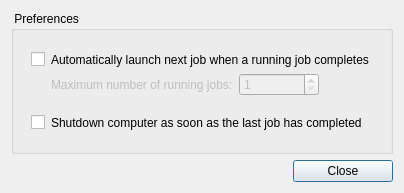
<?xml version="1.0" encoding="UTF-8"?>
<ui version="4.0">
 <class>PreferencesDialog</class>
 <widget class="QDialog" name="PreferencesDialog">
  <property name="windowModality">
   <enum>Qt::ApplicationModal</enum>
  </property>
  <property name="geometry">
   <rect>
    <x>0</x>
    <y>0</y>
    <width>378</width>
    <height>193</height>
   </rect>
  </property>
  <property name="windowTitle">
   <string>Preferences</string>
  </property>
  <property name="modal">
   <bool>true</bool>
  </property>
  <layout class="QVBoxLayout" name="verticalLayout">
   <item>
    <widget class="QGroupBox" name="groupBox">
     <property name="sizePolicy">
      <sizepolicy hsizetype="Preferred" vsizetype="Expanding">
       <horstretch>0</horstretch>
       <verstretch>0</verstretch>
      </sizepolicy>
     </property>
     <property name="title">
      <string> Preferences </string>
     </property>
     <layout class="QVBoxLayout" name="verticalLayout_2">
      <item>
       <layout class="QGridLayout" name="gridLayout">
        <item row="2" column="2" colspan="2">
         <widget class="QLabel" name="labelJobCount">
          <property name="enabled">
           <bool>false</bool>
          </property>
          <property name="toolTip">
           <string>If the specified number of jobs (or even more) is already running, the next one will NOT be launched yet.</string>
          </property>
          <property name="text">
           <string>Maximum number of running jobs:</string>
          </property>
         </widget>
        </item>
        <item row="2" column="4">
         <widget class="QSpinBox" name="spinBoxJobCount">
          <property name="enabled">
           <bool>false</bool>
          </property>
          <property name="minimumSize">
           <size>
            <width>80</width>
            <height>0</height>
           </size>
          </property>
          <property name="toolTip">
           <string>If the specified number of jobs (or even more) is already running, the next one will NOT be launched yet.</string>
          </property>
          <property name="minimum">
           <number>1</number>
          </property>
          <property name="maximum">
           <number>16</number>
          </property>
         </widget>
        </item>
        <item row="2" column="5">
         <spacer name="horizontalSpacer_4">
          <property name="orientation">
           <enum>Qt::Horizontal</enum>
          </property>
          <property name="sizeHint" stdset="0">
           <size>
            <width>0</width>
            <height>20</height>
           </size>
          </property>
         </spacer>
        </item>
        <item row="1" column="1">
         <widget class="QCheckBox" name="checkRunNextJob">
          <property name="text">
           <string/>
          </property>
         </widget>
        </item>
        <item row="1" column="2" colspan="4">
         <widget class="QLabel" name="labelRunNextJob">
          <property name="text">
           <string>Automatically launch next job when a running job completes</string>
          </property>
         </widget>
        </item>
        <item row="1" column="6" rowspan="4">
         <spacer name="horizontalSpacer_3">
          <property name="orientation">
           <enum>Qt::Horizontal</enum>
          </property>
          <property name="sizeType">
           <enum>QSizePolicy::Fixed</enum>
          </property>
          <property name="sizeHint" stdset="0">
           <size>
            <width>12</width>
            <height>20</height>
           </size>
          </property>
         </spacer>
        </item>
        <item row="1" column="0" rowspan="4">
         <spacer name="horizontalSpacer_2">
          <property name="orientation">
           <enum>Qt::Horizontal</enum>
          </property>
          <property name="sizeType">
           <enum>QSizePolicy::Fixed</enum>
          </property>
          <property name="sizeHint" stdset="0">
           <size>
            <width>8</width>
            <height>20</height>
           </size>
          </property>
         </spacer>
        </item>
        <item row="3" column="1" colspan="5">
         <spacer name="verticalSpacer">
          <property name="orientation">
           <enum>Qt::Vertical</enum>
          </property>
          <property name="sizeType">
           <enum>QSizePolicy::Fixed</enum>
          </property>
          <property name="sizeHint" stdset="0">
           <size>
            <width>20</width>
            <height>8</height>
           </size>
          </property>
         </spacer>
        </item>
        <item row="4" column="1">
         <widget class="QCheckBox" name="checkShutdownComputer">
          <property name="text">
           <string/>
          </property>
         </widget>
        </item>
        <item row="4" column="2" colspan="4">
         <widget class="QLabel" name="labelShutdownComputer">
          <property name="text">
           <string>Shutdown computer as soon as the last job has completed</string>
          </property>
         </widget>
        </item>
        <item row="0" column="1" colspan="5">
         <spacer name="verticalSpacer_2">
          <property name="orientation">
           <enum>Qt::Vertical</enum>
          </property>
          <property name="sizeType">
           <enum>QSizePolicy::Fixed</enum>
          </property>
          <property name="sizeHint" stdset="0">
           <size>
            <width>20</width>
            <height>12</height>
           </size>
          </property>
         </spacer>
        </item>
        <item row="5" column="1" colspan="5">
         <spacer name="verticalSpacer_3">
          <property name="orientation">
           <enum>Qt::Vertical</enum>
          </property>
          <property name="sizeType">
           <enum>QSizePolicy::Fixed</enum>
          </property>
          <property name="sizeHint" stdset="0">
           <size>
            <width>20</width>
            <height>12</height>
           </size>
          </property>
         </spacer>
        </item>
       </layout>
      </item>
     </layout>
    </widget>
   </item>
   <item>
    <layout class="QHBoxLayout" name="horizontalLayout">
     <item>
      <spacer name="horizontalSpacer">
       <property name="orientation">
        <enum>Qt::Horizontal</enum>
       </property>
       <property name="sizeHint" stdset="0">
        <size>
         <width>40</width>
         <height>20</height>
        </size>
       </property>
      </spacer>
     </item>
     <item>
      <widget class="QPushButton" name="closeButton">
       <property name="minimumSize">
        <size>
         <width>100</width>
         <height>0</height>
        </size>
       </property>
       <property name="text">
        <string>Close</string>
       </property>
       <property name="icon">
        <iconset resource="../res/resources.qrc">
         <normaloff>:/buttons/accept.png</normaloff>:/buttons/accept.png</iconset>
       </property>
      </widget>
     </item>
    </layout>
   </item>
  </layout>
 </widget>
 <tabstops>
  <tabstop>closeButton</tabstop>
  <tabstop>checkRunNextJob</tabstop>
  <tabstop>spinBoxJobCount</tabstop>
 </tabstops>
 <resources>
  <include location="../res/resources.qrc"/>
 </resources>
 <connections>
  <connection>
   <sender>closeButton</sender>
   <signal>clicked()</signal>
   <receiver>PreferencesDialog</receiver>
   <slot>accept()</slot>
   <hints>
    <hint type="sourcelabel">
     <x>339</x>
     <y>157</y>
    </hint>
    <hint type="destinationlabel">
     <x>199</x>
     <y>89</y>
    </hint>
   </hints>
  </connection>
  <connection>
   <sender>checkRunNextJob</sender>
   <signal>clicked(bool)</signal>
   <receiver>spinBoxJobCount</receiver>
   <slot>setEnabled(bool)</slot>
   <hints>
    <hint type="sourcelabel">
     <x>188</x>
     <y>55</y>
    </hint>
    <hint type="destinationlabel">
     <x>294</x>
     <y>93</y>
    </hint>
   </hints>
  </connection>
  <connection>
   <sender>checkRunNextJob</sender>
   <signal>clicked(bool)</signal>
   <receiver>labelJobCount</receiver>
   <slot>setEnabled(bool)</slot>
   <hints>
    <hint type="sourcelabel">
     <x>188</x>
     <y>55</y>
    </hint>
    <hint type="destinationlabel">
     <x>136</x>
     <y>93</y>
    </hint>
   </hints>
  </connection>
 </connections>
</ui>
